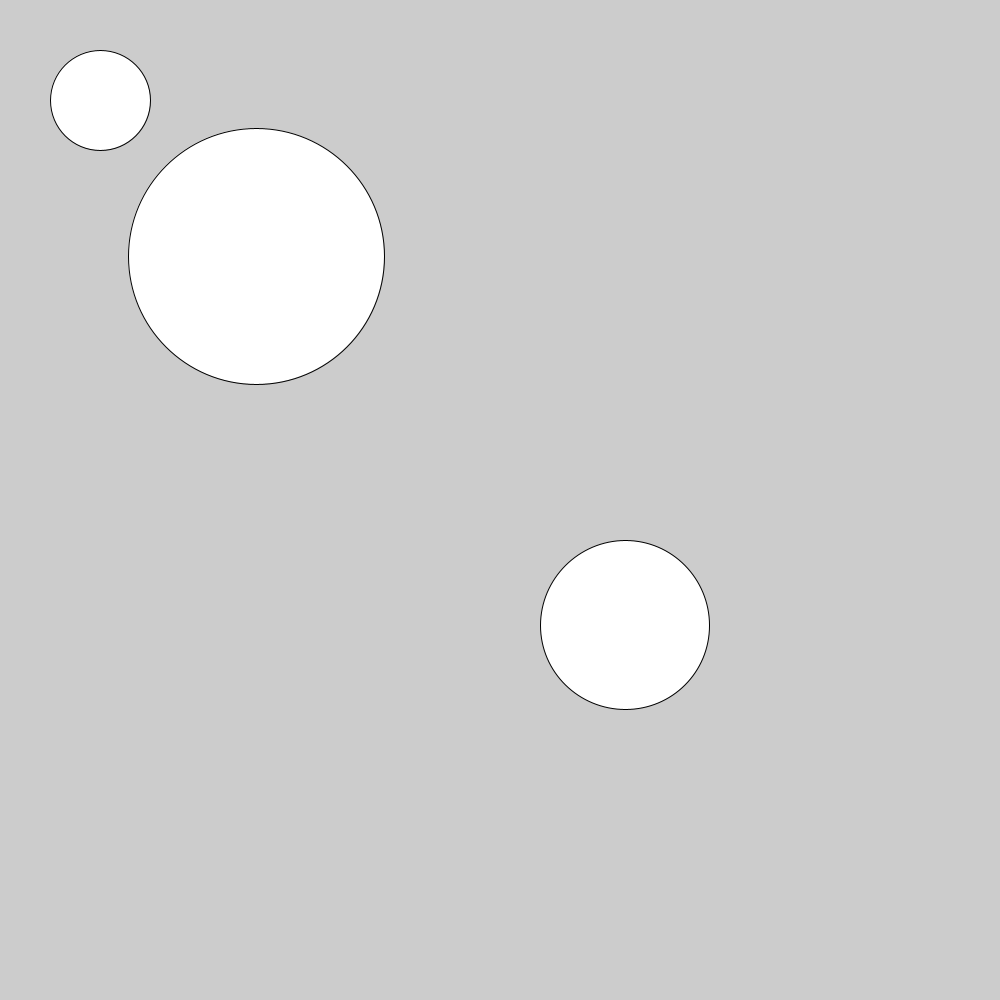
Frame 1 (no input)
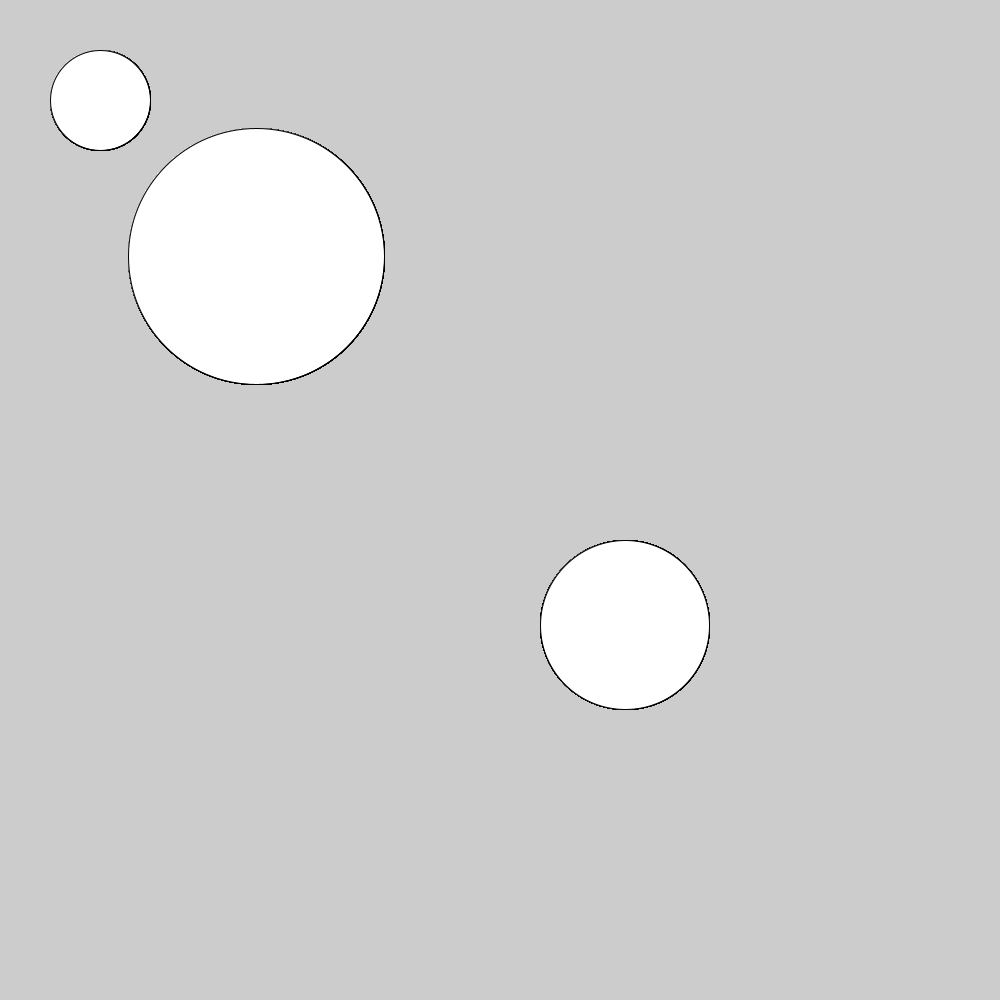
Frame 60 (the mouse pressed at the canvas centre just before this capture)
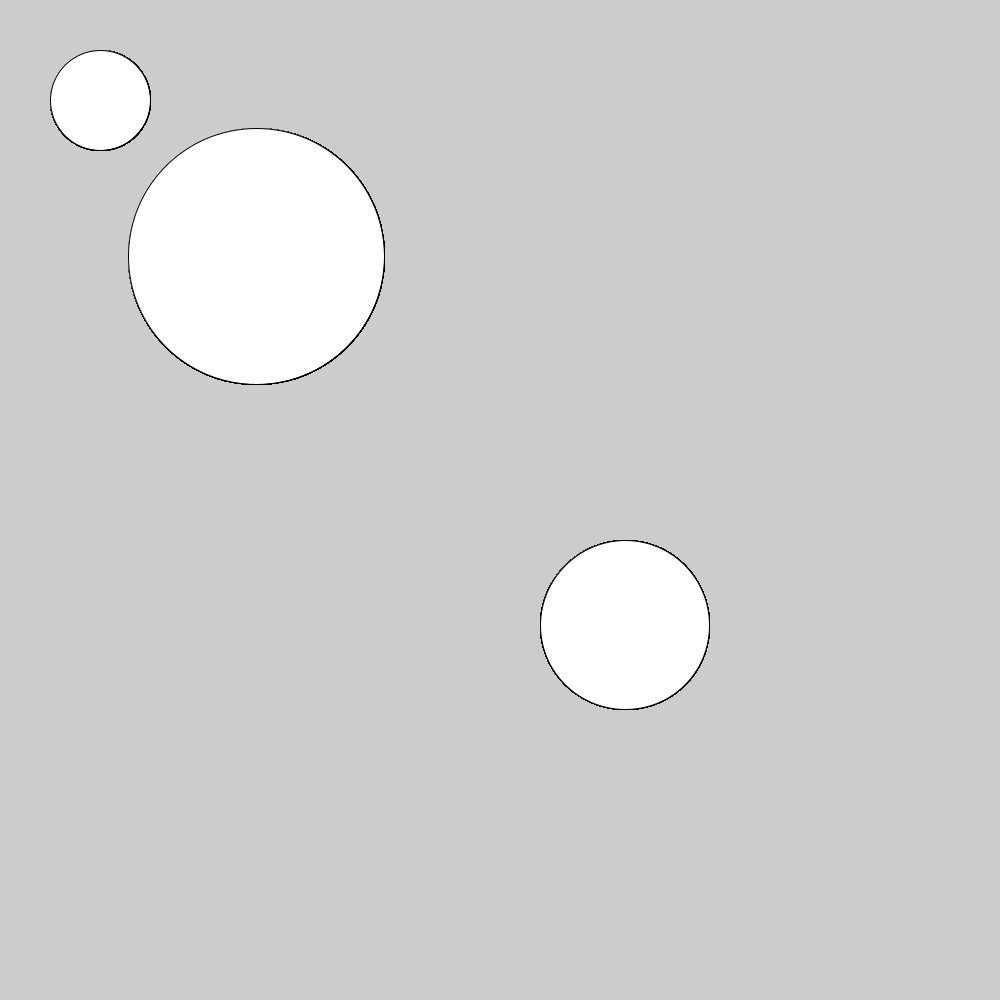
Frame 120 (the mouse held since frame 60 and released just before this capture)

The Processing sketch that drew these frames (run headless with seeded random() and noise(); from frame 60 on, the mouse is pressed at the canvas centre):

// Processing sketch: funktioner
// ── funktioner.pde
// https://github.com/Dat1Cphbusiness/Mandagsopgaver/blob/main/3.md
  float result = sqrt(50);

void setup() {
  size(1000, 1000);
  println(numberSquared(16));
  printEven(10);
  sum(20);
  //kan man lave bruge sqrt i stedet for b * b? 
  println(result);
}

void draw() {
  
  ellipse(numberSquared(16), numberSquared(16), numberSquared(16), numberSquared(16));
  ellipse(numberSquared(10), numberSquared(10), numberSquared(10), numberSquared(10));
  ellipse(numberSquared(25), numberSquared(25), numberSquared(13), numberSquared(13));
}
//PRINTER OP TIL TYVE IKKE KUN EVEN (OOPSI)
public void printEven(int maxNumber) {
  if (maxNumber < 0) {
    println("Please only enter positive numbers");
    return;
  }

  int i = 2;
  while (i <= maxNumber) {
    println(i);
    i += 2;
  }
}


public void printEvenFor(int maxNumber2) {
  if (maxNumber2 < 0) {
    println("Please only enter positive numbers");
  }

  for (int x = 2; x <= maxNumber2; x += 2) {
    println(x);
  }
}

public int numberSquared(int b) {
  return b * b;
}

public int sum(int number) {
  for (int c = 0; c <= number; c++) {  
    print(c);
  }
  return(number);
}
